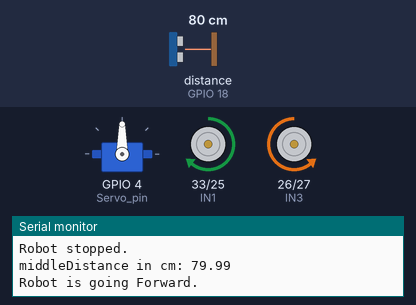
Bench run of a sketch on a simulated ESP32. Shown: servo, motor-driver pin pairs drawn as motors (green arrow = first pin HIGH = forward, orange = second pin HIGH = backward, longer = more drive, scaled by the enable pin), the last lines printed to the serial monitor. Wiring (inferred from the names in the program): ultrasonic range finder: trigger GPIO 19; echo GPIO 18. Inputs (shaded band) come from the test bench; at power-on: distance to the obstacle (sensor on GPIO 18) 80 cm. The echo pulse lasts 58.3 µs per cm.

Above: at 6.8 s.
6.9 s: distance to the obstacle (sensor on GPIO 18) set to 2 cm
At 12.0 s:
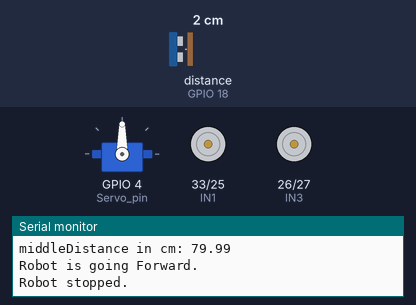
18.5 s: distance to the obstacle (sensor on GPIO 18) set to 17 cm
25.2 s: distance to the obstacle (sensor on GPIO 18) set to 22 cm
At 30.0 s:
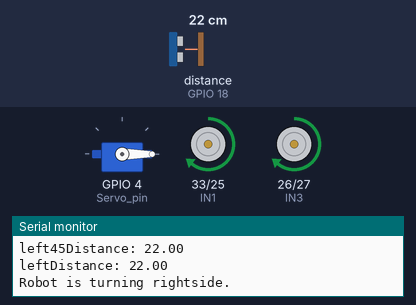
32.0 s: distance to the obstacle (sensor on GPIO 18) set to 4 cm
At 33.8 s:
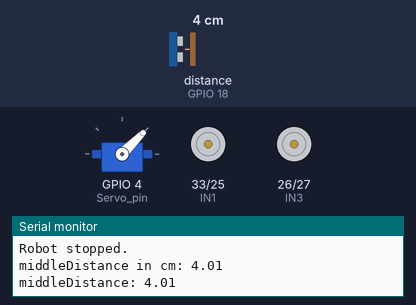
Timing chart, 0 to 39.7 s (numbered marks = the images above; inputs shaded):
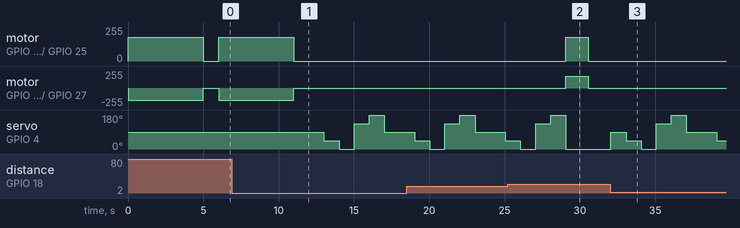

Measured:
- the behaviour switches between 20 and 21 cm on distance to the obstacle (sensor on GPIO 18) (found by bisection; images 1 and 2)
- after the input at 6.9 s, motor on GPIO 33 (IN1) / GPIO 25 (IN2), motor on GPIO 26 (IN3) / GPIO 27 (IN4): goes on until 11.0 s, then stays stopped; servo on GPIO 4 (Servo_pin): 90° → 45° after 6.1 s, → 0° 1.0 s later, → 135° 1.0 s later, → 180° 1.0 s later, … (5 changes in this stretch)
- after the input at 25.2 s, motor on GPIO 33 (IN1) / GPIO 25 (IN2), motor on GPIO 26 (IN3) / GPIO 27 (IN4): stopped → forward 180/255 after 3.9 s, → stopped 1.5 s later
- after the input at 32.0 s, motor on GPIO 33 (IN1) / GPIO 25 (IN2), motor on GPIO 26 (IN3) / GPIO 27 (IN4): stops changing and stays stopped

The sketch:

Automatic_Avoidance_Final_ver.ino
```cpp
/*
Assumptions:
  1. Every distance we calculate are in centimeters.

Limitations:
  1. In remote control part, The vehicle is not easy to control.
     since motor driver works only when speed is high for a 9V battery.
  2. Since the servo motor is present at a considerable height in front of robot,
      Obstacles like speed breakers are not identified.
      -> In real world scenario, it can be clarified easily since if we keep it lower,
         A new limitation like avoiding the speed breaker also arises if we keep it low.
  3.

TO TEST:
  1. check whether rightside() & leftside() function turns for 45 angle or not
  2.
*/

#include <ESP32Servo.h>
Servo myservo; // object used to control servo motor
#define Servo_pin 4

// Trigger and echo of ultrasonic sensors
#define TRIG 19
#define ECHO 18
// Pins of L298N motor Driver enable and input pins.
#define ENA 12
#define ENB 13
#define IN1 33  // 1 for motor A
#define IN2 25  // 2 for motor A
#define IN3 26  // 1 for motor B
#define IN4 27  // 2 for motor B

// variables to find positions of obstacles in that direction.
float carspeed = 180;
float speed_of_sound = 34300;
float middleDistance = 0;
float leftDistance = 0;
float rightDistance = 0;
float left45Distance = 0;
float right45Distance = 0;
float Distance=0;
float minDistance = 20;
float move_time = 0;
float obstacle_distance = 0;
unsigned long startTime = 0;

// function to measure distance using ultrasonic sensor
float Distance_measure();       // DONE
int is_obstacle_present();      // DONE
int max_dist_angle();           // DONE
void avoid_obstacle();          // DONE
void forward(float delay_sec);
void backward(float delay_sec);
void rightside(float delay_sec);
void leftside(float delay_sec);
void stop();

void setup() {
  myservo.attach(Servo_pin);
  Serial.begin(9600);
  pinMode(TRIG,OUTPUT);
  pinMode(ECHO,INPUT);
  pinMode(IN1, OUTPUT);
  pinMode(IN2, OUTPUT);
  pinMode(IN3, OUTPUT);
  pinMode(IN4, OUTPUT);
  pinMode(ENA, OUTPUT);
  pinMode(ENB, OUTPUT);
}

void loop() {
  myservo.write(90);
  stop();
  int obstacle = is_obstacle_present();
  if (obstacle==0) {
    // no obstacle
    move_time = (Distance - 30) / 10;
    forward(move_time);
  } else {
    // obstacle is present infront of the car.
    avoid_obstacle();
  }
  delay(1000);
}

// measures Distance using ultrasonic sensor
float Distance_measure() {
  float duration, distance; // duration is time in micro sec and distance is distance in cm
  digitalWrite(TRIG, LOW);
  delayMicroseconds(10);
  digitalWrite(TRIG,HIGH);
  delayMicroseconds(10);
  digitalWrite(TRIG,LOW);
  duration = pulseIn(ECHO,HIGH);
  distance = duration*speed_of_sound / (float)2000000; // duration is divided by 2 to get accurate distance
  return (float)distance;
}
// confirmation for obstacle present or not.
int is_obstacle_present() {
  Distance = Distance_measure();
  Serial.print("middleDistance in cm: ");
  Serial.println(Distance);
  if (Distance <= minDistance)
    return 1;
  else
    return 0;
}
// function to find direction where obstacle is not present
int max_dist_angle() {
  // returns the angle where the there is no obstacle.
  myservo.write(90);
  delay(1000);
  middleDistance = Distance_measure();
  Serial.print("middleDistance: ");
  Serial.println(middleDistance);
  myservo.write(45);
  delay(1000);
  right45Distance = Distance_measure();
  Serial.print("right45Distance: ");
  Serial.println(right45Distance);
  myservo.write(0);
  delay(1000);
  rightDistance = Distance_measure();
  Serial.print("rightDistance: ");
  Serial.println(rightDistance);
  myservo.write(135);
  delay(1000);
  left45Distance = Distance_measure();
  Serial.print("left45Distance: ");
  Serial.println(left45Distance);
  myservo.write(180);
  delay(1000);
  leftDistance = Distance_measure();
  Serial.print("leftDistance: ");
  Serial.println(leftDistance);
  int long_middle = (middleDistance>=right45Distance && middleDistance>=rightDistance)
                    && (middleDistance>=left45Distance && middleDistance>=leftDistance);
  int long_left = (leftDistance>=right45Distance && leftDistance>=rightDistance)
                    && (leftDistance>=left45Distance && leftDistance>=middleDistance);
  int long_right = (rightDistance>=right45Distance && rightDistance>=middleDistance)
                    && (rightDistance>=left45Distance && rightDistance>=leftDistance);
  int long_left45 = (left45Distance>=right45Distance && left45Distance>=rightDistance)
                    && (left45Distance>=middleDistance && left45Distance>=leftDistance);
  int long_right45 =(right45Distance>=middleDistance && right45Distance>=rightDistance)
                    && (right45Distance>=left45Distance && right45Distance>=leftDistance);
  if(long_middle) {
    obstacle_distance = middleDistance;
    return 90;
  } else if (long_left) {
    obstacle_distance = leftDistance;
    return 0;
  } else if (long_left45) {
    obstacle_distance = left45Distance;
    return 45;
  } else if (long_right) {
    obstacle_distance = rightDistance;
    return 180;
  } else if (long_right45) {
    obstacle_distance = right45Distance;
    return 135;
  }
}
// Finds the obstacle and avoids it.
void avoid_obstacle() {
  int max_angle = max_dist_angle();
  myservo.write(max_angle);
  float move_time = (obstacle_distance-30)/10;
  int turnAngle;
  if (max_angle==90) {
    forward(move_time);
    stop();
  } else if (max_angle==0) {
    // rightside(90);
    rightside(1.5);
    delay(500);
    stop();
  } else if (max_angle==45) {
    // rightside(45);
    rightside(0.75);
    delay(500);
    stop();
  } else if (max_angle==135) {
    // leftside(45);
    leftside(0.75);
    delay(500);
    stop();
  } else if (max_angle==180) {
    // leftside(90);
    leftside(1.5);
    delay(500);
    stop();
  }
}
// moves the car forward for delay_sec time.
void forward(float delay_sec) {
  Serial.println("Robot is going Forward.");
  startTime = millis();
  unsigned long elapsedtime = 0;
  analogWrite(ENA, carspeed);
  analogWrite(ENB, carspeed);
  digitalWrite(IN1, HIGH);
  digitalWrite(IN2, LOW);
  digitalWrite(IN3, LOW);
  digitalWrite(IN4, HIGH);
  while (elapsedtime < delay_sec*1000) {
    elapsedtime = millis() - startTime;
  }
  stop();
}
// moves the car backward for delay_sec time.
void backward(float delay_sec) {
  Serial.println("Robot is going backward.");
  startTime = millis();
  analogWrite(ENA, carspeed);
  analogWrite(ENB, carspeed);
  digitalWrite(IN1, LOW);
  digitalWrite(IN2, HIGH);
  digitalWrite(IN3, HIGH);
  digitalWrite(IN4, LOW);
  unsigned long elapsedTime = 0;
  while (elapsedTime < delay_sec*1000) {
    elapsedTime = millis()-startTime;
  }
  stop();
}
// Turns the car rightside by some angle.
void rightside(float delay_sec) {
  Serial.println("Robot is turning rightside.");
  startTime = millis();
  analogWrite(ENA, carspeed);
  analogWrite(ENB, carspeed);
  digitalWrite(IN1, HIGH);
  digitalWrite(IN2, LOW);
  digitalWrite(IN3, HIGH);
  digitalWrite(IN4, LOW);
  unsigned long elapsedTime = 0;
  while (elapsedTime < delay_sec*1000) {
    elapsedTime = millis()-startTime;
  }
  stop();
}
// Turns the car leftside by some angle.
void leftside(float delay_sec) {
  Serial.println("Robot is turning leftside.");
  startTime = millis();
  analogWrite(ENA, carspeed);
  analogWrite(ENB, carspeed);
  digitalWrite(IN1, LOW);
  digitalWrite(IN2, HIGH);
  digitalWrite(IN3, LOW);
  digitalWrite(IN4, HIGH);
  unsigned long elapsedTime = 0;
  while (elapsedTime < delay_sec*1000) {
    elapsedTime = millis()-startTime;
  }
  stop();
}
// Stops the car.
void stop() {
  Serial.println("Robot stopped.");
  analogWrite(ENA, 0);
  analogWrite(ENB, 0);
  digitalWrite(IN1, LOW);
  digitalWrite(IN2, LOW);
  digitalWrite(IN3, LOW);
  digitalWrite(IN4, LOW);
}
```
